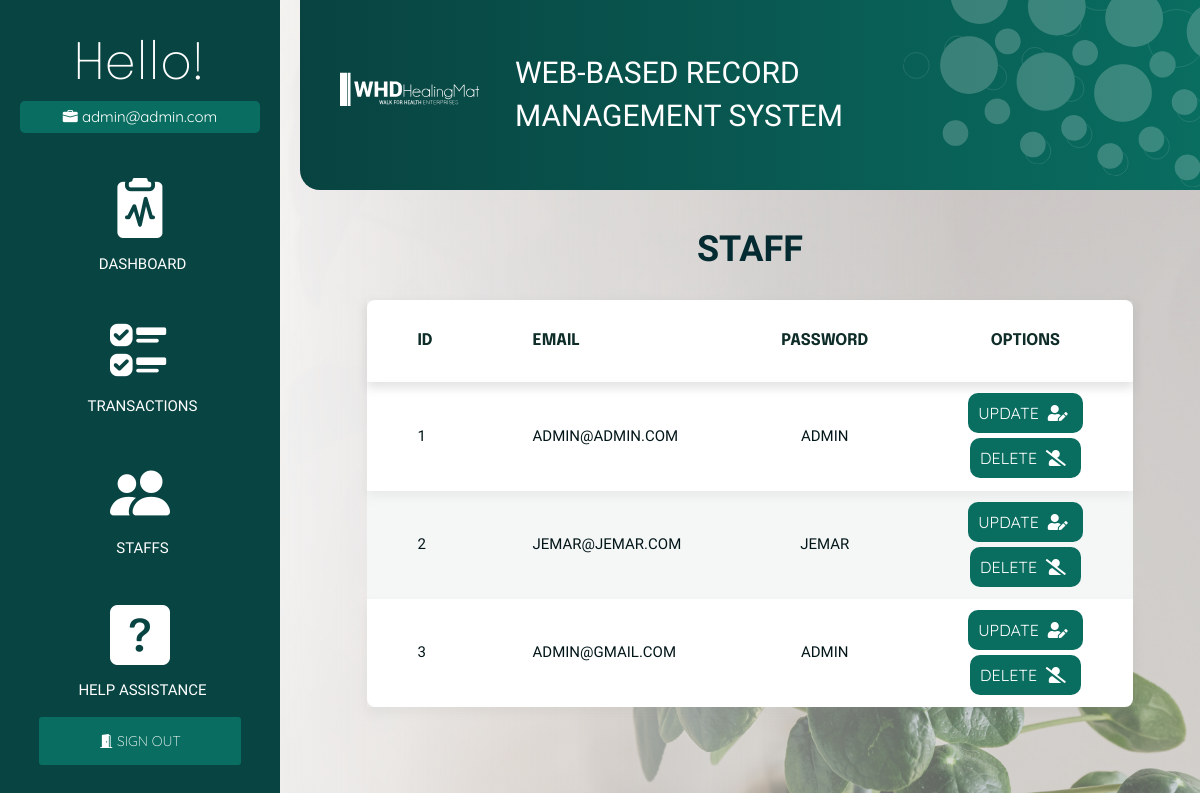
The page /staff (signed in) on the database its author committed.
### models.py (models this page shows, shortened)
class Staff(db.Model):
    __tablename__ = 'staff'
    staff_id = db.Column(db.Integer, primary_key=True)
    staff_email = db.Column(db.String(200), unique=True)
    staff_password = db.Column(db.String(200), nullable=False)

### blueprint/staff.py (the view)
@staff_bp.route('/staff')
def staff():
    return render_template('staff/index_page.html', staffs=Staff.query.all())

### blueprint/staff.py (called while the page is built)
def staff_bp_middleware():
    if not is_authenticated():
        return redirect(url_for('auth_bp.login_page'))

### helper/functions.py (called while the page is built)
def is_authenticated():
    if session.get('signedin'):
        return True
    return False

### templates/staff/index_page.html (shortened to what this page needs)
{% extends 'auth/auth_base.html' %}
{% block head %}
<link rel="stylesheet" href="{{ url_for('static', filename='css/transaction.css') }}">
{% endblock %}
{% block body %}
<div class="staff">
    <h1>Staff</h1>
    <table>
        <thead>
            <tr>
                <th>ID</th>
                <th>Email</th>
                <th>Password</th>
                <th id="text-align">Options</th>
            </tr>
        </thead>
        <tbody>
            {% for staff in staffs %}
            <tr>
                <td>{{ staff.staff_id }}</td>
                <td>{{ staff.staff_email }}</td>
                <td id="text-align">{{ staff.staff_password }}</td>
                <td id="text-align">
                        <a class="opt-btn" id="opt-js-btn-1" href="{{url_for('staff_bp.staff_update', id=staff.staff_id)}}">
                            UPDATE&nbsp;&nbsp;<i class="fas fa-user-edit"></i></a>
                    <br><br>
                        <a class="opt-btn" id="opt-js-btn-2" href="{{url_for('staff_bp.staff_delete', id=staff.staff_id)}}">
                            DELETE&nbsp;&nbsp;<i class="fas fa-user-slash"></i></a>
                </td>
            </tr>
            {% endfor %}
        </tbody>
    </table>
</div>
{% endblock %}

### templates/auth/auth_base.html (shortened to what this page needs)
<!DOCTYPE html>
<html lang="en">
    <head>
        <link rel="stylesheet" href="{{ url_for('static', filename='css/auth.css') }}">
        <link rel="stylesheet" href="https://pro.fontawesome.com/releases/v5.10.0/css/all.css"/>
        <link rel="stylesheet" href="https://maxcdn.bootstrapcdn.com/bootstrap/3.3.7/css/bootstrap.min.css">
        <link rel="stylesheet" href="https://cdn.jsdelivr.net/npm/bootstrap-icons@1.8.1/font/bootstrap-icons.css">
        {% block head %}
        {% endblock %}
    </head>
<body>
<div class="wrapper">
    <div class="sidebar">
        <span id="h1">Hello!</span>
        <span id="h1-data"><i class="bi bi-briefcase-fill"></i>&nbsp{{ session['email'] }}</span>
        <div class="cont">
                <a href="/dashboard" id="cont-sect">
                    <i class="bi bi-clipboard2-pulse-fill" id="auth-logo"></i>
                    <span id="auth-lbl">DASHBOARD</span></a>
                <a href="/transaction" id="cont-sect">
                    <i class="bi bi-ui-checks" id="auth-logo"></i>
                        <span id="auth-lbl">TRANSACTIONS</span></a>
                <a href="/staff" id="cont-sect">
                    <i class="bi bi-people-fill" id="auth-logo"></i>
                        <span id="auth-lbl">STAFFS</span></a>
                <a href="/help" id="cont-sect">
                    <i class="bi bi-question-square-fill" id="auth-logo"></i>
                        <span id="auth-lbl">HELP ASSISTANCE</span></a>
        <div class="logout">
            <a href="/logout">
                <i class="bi bi-door-open-fill"></i>
                SIGN OUT
            </a>
        </div>
        </div>
    </div>
    <div class="main">
        <div class="main--header">
            <image class="logo-svg" src="{{ url_for('static', filename='images/logo-head-web.svg') }}"></image>
            <span id="title">WEB-BASED RECORD MANAGEMENT SYSTEM</span>
            <image class="bg-head-svg" src="{{ url_for('static', filename='images/bubbles.svg') }}"></image>
        </div>
        <div class="main--content">
            {% block body %}
            {% endblock %}
        </div>
    </div>
</div>
</body>
</html>

### static/css/auth.css (style rules this page uses)
body { image-rendering: -webkit-optimize-contrast; background-image: linear-gradient(to left, rgba(215, 215, 215, 0.43) 20%, rgb(250, 250, 250) 90%), url("/static/images/dashboard-bg.jpg"); background-size: cover; }
.fas { padding-right: 5px; }
.wrapper .sidebar { width: 20em; height: 100%; padding: 30px 20px; background: #084442; }
.sidebar { display: flex; position: fixed; flex-direction: column; }
#h1 { font-size: 50px; text-align: center; font-family: 'Epilogue', sans-serif; font-weight: 200; color: white; }
#h1-data { text-align: center; font-size: 15px; margin-bottom: 30px; font-family: 'Quicksand', sans-serif; color: white; border-radius: 5px; padding: 5px 20px 5px 20px; background: #096e61; }
.cont { text-align: center; display: flex; flex-direction: column; }
#cont-sect { color: inherit; !important; text-decoration: none !important; outline: none; !important; padding: 5px; display: flex; flex-direction: column; margin-bottom: 25px; }
#auth-logo { font-size: 60px; color: white; }
#auth-lbl { font-family: 'Heebo', sans-serif; color: white; font-size: 15px; font-weight: 300; margin-left: 5px; }
.logout a { border: none; outline: none; border-radius: 3px; padding: 15px 60px 15px 60px; color: white; font-family: 'Quicksand', sans-serif; font-weight: 200; background: #096e61; text-decoration: none !important; outline: none; !important; }
.main { overflow: hidden; }
.wrapper .main { width: 100%; padding: 0px 0px 0px 300px; overflow: hidden; }
.wrapper .main--header { display: flex; flex-direction: row; align-items: center; border-bottom-left-radius: 20px; margin: 0px 0px 20px 0px; padding: 20px; background: linear-gradient(to right, #084341, #096d60); overflow: hidden; }
#title { color: white; font-family: 'Heebo', sans-serif; margin-left: 5px; font-size: 30px; }
.logo-svg { display: flex; overflow: hidden; padding: 0 20px; width: auto; height: 80px; filter: brightness(0) invert(1); }
.bg-head-svg { height: 250px; width: auto; mix-blend-mode: normal; margin-top: -100px; margin-right: -80px; margin-left: auto; border-radius: 4px; transform: rotate(8.44deg); opacity: 20%; }
.wrapper .main--content { color: white; }

### static/css/transaction.css (style rules this page uses)
table { border-collapse: collapse; background: white; border-radius: 8px; margin-bottom: 30px; margin-left: auto; margin-right: auto; }
thead { box-shadow: 0 5px 10px rgba(157, 156, 156, 0.2); }
tr:nth-child(even) { background: rgba(5, 63, 65, 0.04); }
tr:nth-child(odd) { box-shadow: 0 5px 10px rgba(157, 156, 156, 0.13); }
th { padding: 30px 50px; font-size: 16px; font-family: 'Epilogue', sans-serif; text-transform: uppercase; color: #0e2c28; }
td { padding: 20px 50px; font-family: Assistant, sans-serif; font-size: 15px; text-transform: uppercase; color: #021518; }
a { color: black; }
h1 { text-align: center; font-family: 'Heebo', sans-serif; font-weight: bolder; color: #042b31; text-transform: uppercase; padding: 20px; }
#text-align { text-align: center; }
.opt-btn { color: white; font-size: 16px; font-family: 'Quicksand', sans-serif; border: none; outline: none; border-radius: 10px; padding: 10px; background: #096d60; }

### static/css/global.css (style rules this page uses)
* { margin: 0; padding: 0; box-sizing: border-box; font-family: sans-serif; list-style: none; text-decoration: none; user-select: none; -webkit-user-drag: none; }
img { pointer-events: none; }
html { scroll-behavior: smooth; }
a { outline: 0 !important; text-decoration: none !important; }

### rows shown on the page
Staff: email "admin@admin.com", staff_id "1", staff_email "ADMIN@ADMIN.COM", staff_password "ADMIN"
Staff: staff_id "2", staff_email "JEMAR@JEMAR.COM", staff_password "JEMAR"
Staff: staff_id "3", staff_email "ADMIN@GMAIL.COM", staff_password "ADMIN"
